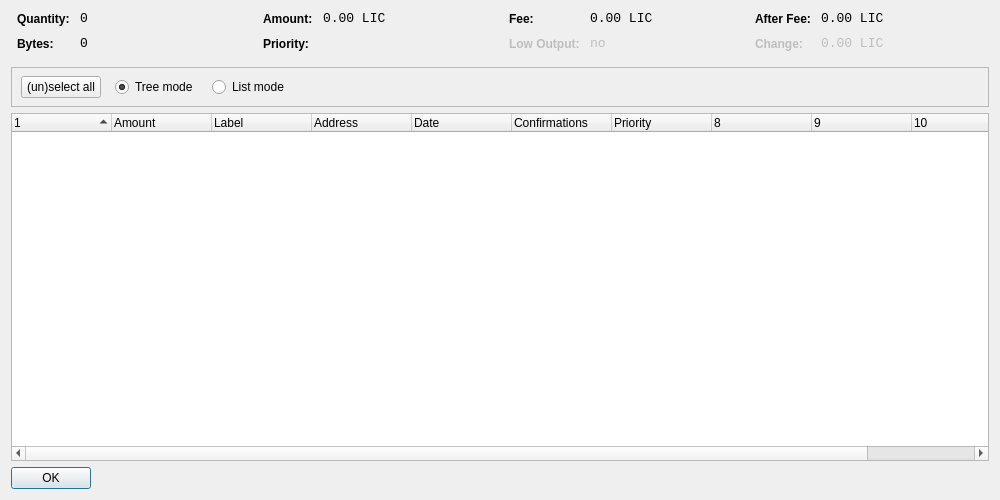
<?xml version="1.0" encoding="UTF-8"?>
<ui version="4.0">
 <class>CoinControlDialog</class>
 <widget class="QDialog" name="CoinControlDialog">
  <property name="geometry">
   <rect>
    <x>0</x>
    <y>0</y>
    <width>1000</width>
    <height>500</height>
   </rect>
  </property>
  <property name="windowTitle">
   <string>Coin Control</string>
  </property>
  <layout class="QVBoxLayout" name="verticalLayout">
   <item>
    <layout class="QHBoxLayout" name="horizontalLayoutTop" stretch="0,0,0,0">
     <property name="topMargin">
      <number>0</number>
     </property>
     <property name="bottomMargin">
      <number>10</number>
     </property>
     <item>
      <layout class="QFormLayout" name="formLayoutCoinControl1">
       <property name="horizontalSpacing">
        <number>10</number>
       </property>
       <property name="verticalSpacing">
        <number>10</number>
       </property>
       <property name="leftMargin">
        <number>6</number>
       </property>
       <property name="rightMargin">
        <number>6</number>
       </property>
       <item row="0" column="0">
        <widget class="QLabel" name="labelCoinControlQuantityText">
         <property name="styleSheet">
          <string notr="true">font-weight:bold;</string>
         </property>
         <property name="text">
          <string>Quantity:</string>
         </property>
        </widget>
       </item>
       <item row="0" column="1">
        <widget class="QLabel" name="labelCoinControlQuantity">
         <property name="font">
          <font>
           <family>Monospace</family>
           <pointsize>10</pointsize>
          </font>
         </property>
         <property name="cursor">
          <cursorShape>IBeamCursor</cursorShape>
         </property>
         <property name="contextMenuPolicy">
          <enum>Qt::ActionsContextMenu</enum>
         </property>
         <property name="text">
          <string notr="true">0</string>
         </property>
         <property name="textInteractionFlags">
          <set>Qt::LinksAccessibleByMouse|Qt::TextSelectableByKeyboard|Qt::TextSelectableByMouse</set>
         </property>
        </widget>
       </item>
       <item row="1" column="0">
        <widget class="QLabel" name="labelCoinControlBytesText">
         <property name="styleSheet">
          <string notr="true">font-weight:bold;</string>
         </property>
         <property name="text">
          <string>Bytes:</string>
         </property>
        </widget>
       </item>
       <item row="1" column="1">
        <widget class="QLabel" name="labelCoinControlBytes">
         <property name="font">
          <font>
           <family>Monospace</family>
           <pointsize>10</pointsize>
          </font>
         </property>
         <property name="cursor">
          <cursorShape>IBeamCursor</cursorShape>
         </property>
         <property name="contextMenuPolicy">
          <enum>Qt::ActionsContextMenu</enum>
         </property>
         <property name="text">
          <string notr="true">0</string>
         </property>
         <property name="textInteractionFlags">
          <set>Qt::LinksAccessibleByMouse|Qt::TextSelectableByKeyboard|Qt::TextSelectableByMouse</set>
         </property>
        </widget>
       </item>
      </layout>
     </item>
     <item>
      <layout class="QFormLayout" name="formLayoutCoinControl2">
       <property name="horizontalSpacing">
        <number>10</number>
       </property>
       <property name="verticalSpacing">
        <number>10</number>
       </property>
       <property name="leftMargin">
        <number>6</number>
       </property>
       <property name="rightMargin">
        <number>6</number>
       </property>
       <item row="0" column="0">
        <widget class="QLabel" name="labelCoinControlAmountText">
         <property name="styleSheet">
          <string notr="true">font-weight:bold;</string>
         </property>
         <property name="text">
          <string>Amount:</string>
         </property>
        </widget>
       </item>
       <item row="0" column="1">
        <widget class="QLabel" name="labelCoinControlAmount">
         <property name="font">
          <font>
           <family>Monospace</family>
           <pointsize>10</pointsize>
          </font>
         </property>
         <property name="cursor">
          <cursorShape>IBeamCursor</cursorShape>
         </property>
         <property name="contextMenuPolicy">
          <enum>Qt::ActionsContextMenu</enum>
         </property>
         <property name="text">
          <string notr="true">0.00 LIC</string>
         </property>
         <property name="textInteractionFlags">
          <set>Qt::LinksAccessibleByMouse|Qt::TextSelectableByKeyboard|Qt::TextSelectableByMouse</set>
         </property>
        </widget>
       </item>
       <item row="1" column="0">
        <widget class="QLabel" name="labelCoinControlPriorityText">
         <property name="styleSheet">
          <string notr="true">font-weight:bold;</string>
         </property>
         <property name="text">
          <string>Priority:</string>
         </property>
        </widget>
       </item>
       <item row="1" column="1">
        <widget class="QLabel" name="labelCoinControlPriority">
         <property name="font">
          <font>
           <family>Monospace</family>
           <pointsize>10</pointsize>
          </font>
         </property>
         <property name="cursor">
          <cursorShape>IBeamCursor</cursorShape>
         </property>
         <property name="contextMenuPolicy">
          <enum>Qt::ActionsContextMenu</enum>
         </property>
         <property name="text">
          <string/>
         </property>
         <property name="textInteractionFlags">
          <set>Qt::LinksAccessibleByMouse|Qt::TextSelectableByKeyboard|Qt::TextSelectableByMouse</set>
         </property>
        </widget>
       </item>
      </layout>
     </item>
     <item>
      <layout class="QFormLayout" name="formLayoutCoinControl3">
       <property name="horizontalSpacing">
        <number>10</number>
       </property>
       <property name="verticalSpacing">
        <number>10</number>
       </property>
       <property name="leftMargin">
        <number>6</number>
       </property>
       <property name="rightMargin">
        <number>6</number>
       </property>
       <item row="0" column="0">
        <widget class="QLabel" name="labelCoinControlFeeText">
         <property name="styleSheet">
          <string notr="true">font-weight:bold;</string>
         </property>
         <property name="text">
          <string>Fee:</string>
         </property>
        </widget>
       </item>
       <item row="0" column="1">
        <widget class="QLabel" name="labelCoinControlFee">
         <property name="font">
          <font>
           <family>Monospace</family>
           <pointsize>10</pointsize>
          </font>
         </property>
         <property name="cursor">
          <cursorShape>IBeamCursor</cursorShape>
         </property>
         <property name="contextMenuPolicy">
          <enum>Qt::ActionsContextMenu</enum>
         </property>
         <property name="text">
          <string notr="true">0.00 LIC</string>
         </property>
         <property name="textInteractionFlags">
          <set>Qt::LinksAccessibleByMouse|Qt::TextSelectableByKeyboard|Qt::TextSelectableByMouse</set>
         </property>
        </widget>
       </item>
       <item row="1" column="0">
        <widget class="QLabel" name="labelCoinControlLowOutputText">
         <property name="enabled">
          <bool>false</bool>
         </property>
         <property name="styleSheet">
          <string notr="true">font-weight:bold;</string>
         </property>
         <property name="text">
          <string>Low Output:</string>
         </property>
        </widget>
       </item>
       <item row="1" column="1">
        <widget class="QLabel" name="labelCoinControlLowOutput">
         <property name="enabled">
          <bool>false</bool>
         </property>
         <property name="font">
          <font>
           <family>Monospace</family>
           <pointsize>10</pointsize>
          </font>
         </property>
         <property name="cursor">
          <cursorShape>IBeamCursor</cursorShape>
         </property>
         <property name="contextMenuPolicy">
          <enum>Qt::ActionsContextMenu</enum>
         </property>
         <property name="text">
          <string notr="true">no</string>
         </property>
         <property name="textInteractionFlags">
          <set>Qt::LinksAccessibleByMouse|Qt::TextSelectableByKeyboard|Qt::TextSelectableByMouse</set>
         </property>
        </widget>
       </item>
      </layout>
     </item>
     <item>
      <layout class="QFormLayout" name="formLayoutCoinControl4">
       <property name="horizontalSpacing">
        <number>10</number>
       </property>
       <property name="verticalSpacing">
        <number>10</number>
       </property>
       <property name="leftMargin">
        <number>6</number>
       </property>
       <property name="rightMargin">
        <number>6</number>
       </property>
       <item row="0" column="0">
        <widget class="QLabel" name="labelCoinControlAfterFeeText">
         <property name="styleSheet">
          <string notr="true">font-weight:bold;</string>
         </property>
         <property name="text">
          <string>After Fee:</string>
         </property>
        </widget>
       </item>
       <item row="0" column="1">
        <widget class="QLabel" name="labelCoinControlAfterFee">
         <property name="font">
          <font>
           <family>Monospace</family>
           <pointsize>10</pointsize>
          </font>
         </property>
         <property name="cursor">
          <cursorShape>IBeamCursor</cursorShape>
         </property>
         <property name="contextMenuPolicy">
          <enum>Qt::ActionsContextMenu</enum>
         </property>
         <property name="text">
          <string notr="true">0.00 LIC</string>
         </property>
         <property name="textInteractionFlags">
          <set>Qt::LinksAccessibleByMouse|Qt::TextSelectableByKeyboard|Qt::TextSelectableByMouse</set>
         </property>
        </widget>
       </item>
       <item row="1" column="0">
        <widget class="QLabel" name="labelCoinControlChangeText">
         <property name="enabled">
          <bool>false</bool>
         </property>
         <property name="styleSheet">
          <string notr="true">font-weight:bold;</string>
         </property>
         <property name="text">
          <string>Change:</string>
         </property>
        </widget>
       </item>
       <item row="1" column="1">
        <widget class="QLabel" name="labelCoinControlChange">
         <property name="enabled">
          <bool>false</bool>
         </property>
         <property name="font">
          <font>
           <family>Monospace</family>
           <pointsize>10</pointsize>
          </font>
         </property>
         <property name="cursor">
          <cursorShape>IBeamCursor</cursorShape>
         </property>
         <property name="contextMenuPolicy">
          <enum>Qt::ActionsContextMenu</enum>
         </property>
         <property name="text">
          <string notr="true">0.00 LIC</string>
         </property>
         <property name="textInteractionFlags">
          <set>Qt::LinksAccessibleByMouse|Qt::TextSelectableByKeyboard|Qt::TextSelectableByMouse</set>
         </property>
        </widget>
       </item>
      </layout>
     </item>
    </layout>
   </item>
   <item>
    <widget class="QFrame" name="frame">
     <property name="minimumSize">
      <size>
       <width>0</width>
       <height>40</height>
      </size>
     </property>
     <property name="frameShape">
      <enum>QFrame::StyledPanel</enum>
     </property>
     <property name="frameList">
      <enum>QFrame::Sunken</enum>
     </property>
     <widget class="QWidget" name="horizontalLayoutWidget">
      <property name="geometry">
       <rect>
        <x>10</x>
        <y>0</y>
        <width>781</width>
        <height>41</height>
       </rect>
      </property>
      <layout class="QHBoxLayout" name="horizontalLayoutPanel" stretch="0,0,0,0,0">
       <property name="spacing">
        <number>14</number>
       </property>
       <item>
        <widget class="QPushButton" name="pushButtonSelectAll">
         <property name="sizePolicy">
          <sizepolicy hsizetype="Maximum" vsizetype="Fixed">
           <horstretch>0</horstretch>
           <verstretch>0</verstretch>
          </sizepolicy>
         </property>
         <property name="text">
          <string>(un)select all</string>
         </property>
        </widget>
       </item>
       <item>
        <widget class="QRadioButton" name="radioTreeMode">
         <property name="sizePolicy">
          <sizepolicy hsizetype="Maximum" vsizetype="Fixed">
           <horstretch>0</horstretch>
           <verstretch>0</verstretch>
          </sizepolicy>
         </property>
         <property name="text">
          <string>Tree mode</string>
         </property>
         <property name="checked">
          <bool>true</bool>
         </property>
        </widget>
       </item>
       <item>
        <widget class="QRadioButton" name="radioListMode">
         <property name="sizePolicy">
          <sizepolicy hsizetype="Maximum" vsizetype="Fixed">
           <horstretch>0</horstretch>
           <verstretch>0</verstretch>
          </sizepolicy>
         </property>
         <property name="text">
          <string>List mode</string>
         </property>
        </widget>
       </item>
       <item>
        <spacer name="horizontalSpacer">
         <property name="orientation">
          <enum>Qt::Horizontal</enum>
         </property>
         <property name="sizeHint" stdset="0">
          <size>
           <width>40</width>
           <height>20</height>
          </size>
         </property>
        </spacer>
       </item>
      </layout>
     </widget>
    </widget>
   </item>
   <item>
    <widget class="CoinControlTreeWidget" name="treeWidget">
     <property name="contextMenuPolicy">
      <enum>Qt::CustomContextMenu</enum>
     </property>
     <property name="sortingEnabled">
      <bool>false</bool>
     </property>
     <property name="columnCount">
      <number>11</number>
     </property>
     <attribute name="headerShowSortIndicator" stdset="0">
      <bool>true</bool>
     </attribute>
     <attribute name="headerStretchLastSection">
      <bool>false</bool>
     </attribute>
     <column>
      <property name="text">
       <string/>
      </property>
     </column>
     <column>
      <property name="text">
       <string>Amount</string>
      </property>
     </column>
     <column>
      <property name="text">
       <string>Label</string>
      </property>
     </column>
     <column>
      <property name="text">
       <string>Address</string>
      </property>
     </column>
     <column>
      <property name="text">
       <string>Date</string>
      </property>
     </column>
     <column>
      <property name="text">
       <string>Confirmations</string>
      </property>
      <property name="toolTip">
       <string>Confirmed</string>
      </property>
     </column>
     <column>
      <property name="text">
       <string>Priority</string>
      </property>
     </column>
     <column>
      <property name="text">
       <string/>
      </property>
     </column>
     <column>
      <property name="text">
       <string/>
      </property>
     </column>
     <column>
      <property name="text">
       <string/>
      </property>
     </column>
     <column>
      <property name="text">
       <string/>
      </property>
     </column>
    </widget>
   </item>
   <item>
    <widget class="QDialogButtonBox" name="buttonBox">
     <property name="sizePolicy">
      <sizepolicy hsizetype="Maximum" vsizetype="Fixed">
       <horstretch>0</horstretch>
       <verstretch>0</verstretch>
      </sizepolicy>
     </property>
     <property name="orientation">
      <enum>Qt::Horizontal</enum>
     </property>
     <property name="standardButtons">
      <set>QDialogButtonBox::Ok</set>
     </property>
    </widget>
   </item>
  </layout>
 </widget>
 <customwidgets>
  <customwidget>
   <class>CoinControlTreeWidget</class>
   <extends>QTreeWidget</extends>
   <header>coincontroltreewidget.h</header>
  </customwidget>
 </customwidgets>
 <resources/>
 <connections/>
</ui>
